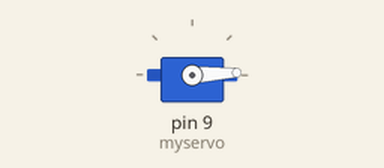
The sketch below on a simulated Arduino Uno, built with avr-gcc and run on an emulated ATmega328P. On the bench: servo.

Above: at 0.05 s.
At 0.35 s:
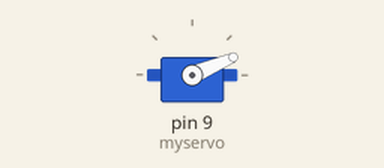
At 0.7 s:
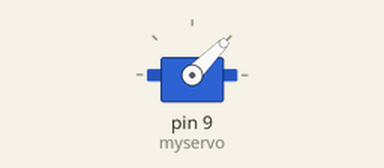
At 1.35 s:
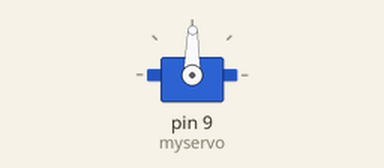
Timing chart, 0 to 3.2 s (numbered marks = the images above):
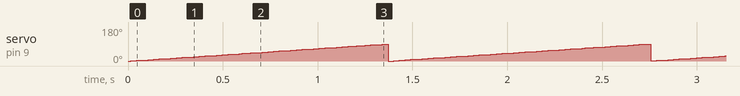

Measured:
- by itself, servo on pin 9 (myservo): ramps from 0° to 90° and jumps back, once every 1.4 s

The sketch:

cr_maill_re_tourne.ino
```cpp
#include <Servo.h>
//le crochet de la crémaillère toure de 90 degré
Servo myservo;  // create servo object to control a servo
// twelve servo objects can be created on most boards

int pos = 0;    // variable to store the servo position

void setup() {
  myservo.attach(9);  // attaches the servo on pin 9 to the servo object
}

void loop() {
  for (pos = 0; pos <= 90; pos += 1) { // goes from 0 degrees to 180 degrees
    // in steps of 1 degree
    myservo.write(pos);              // tell servo to go to position in variable 'pos'
    delay(15);                       // waits 15ms for the servo to reach the position
  }
}
```
